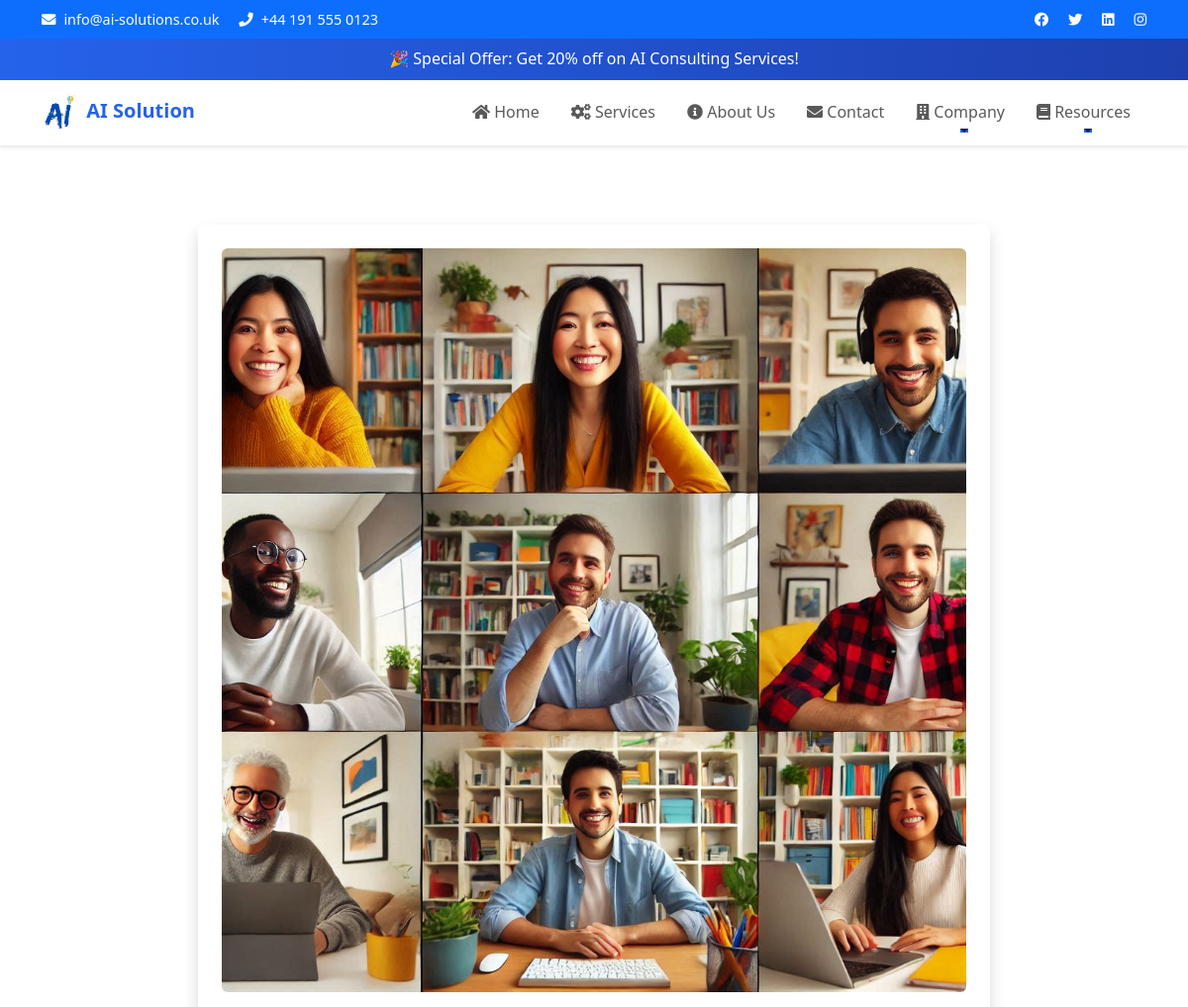
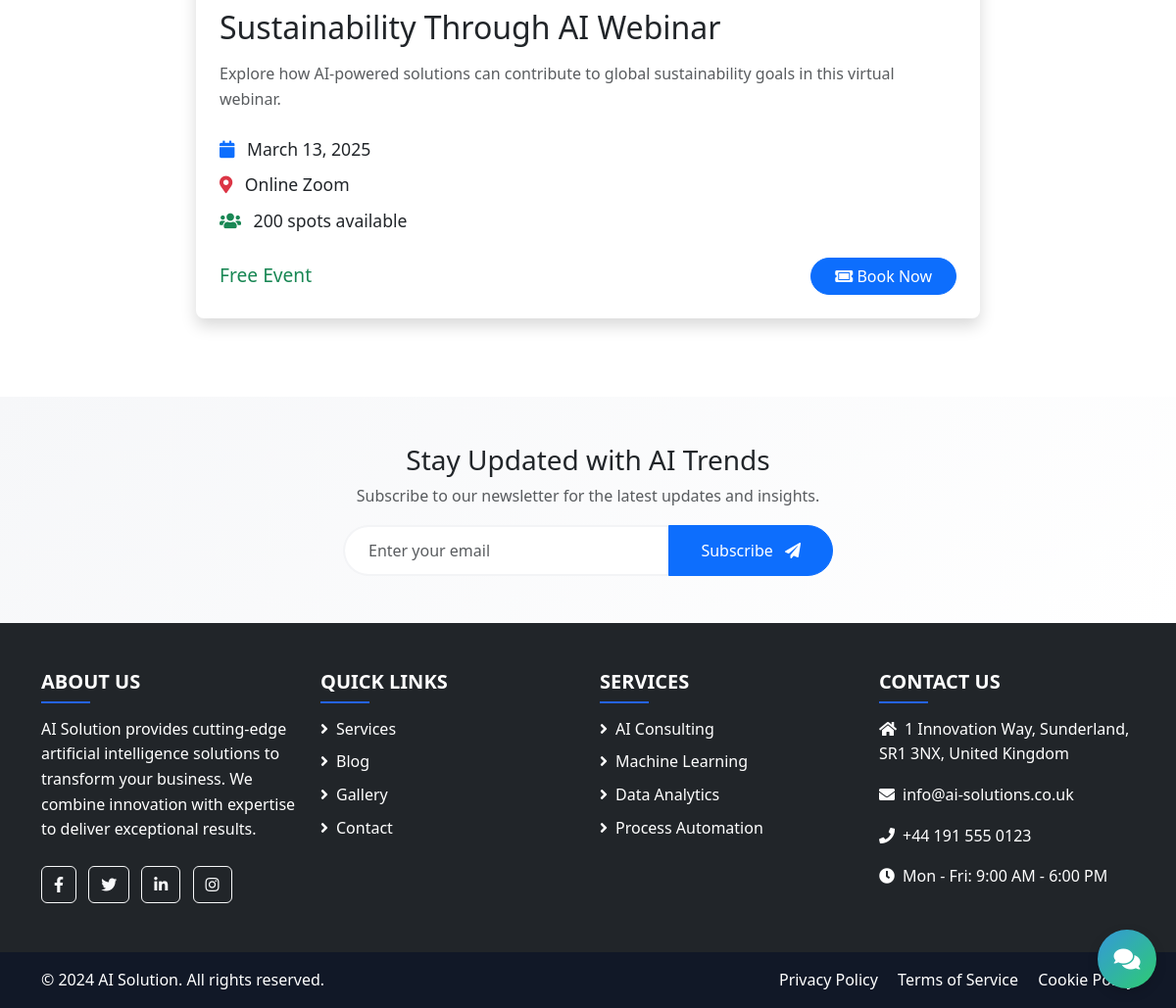
The page /events/5/ on the database its author committed (2 pictures, top to bottom).
### main/models.py (models this page shows, shortened)
class Event(models.Model):
    EVENT_TYPES = [
        ('all', 'All Events'),
        ('workshop', 'Workshop'),
        ('conference', 'Conference'),
        ('webinar', 'Webinar'),
    ]
    title = models.CharField(max_length=200)
    description = models.TextField()
    date = models.DateTimeField()
    location = models.CharField(max_length=200)
    featured_image = models.ImageField(upload_to='events/', null=True, blank=True)
    is_upcoming = models.BooleanField(default=True)
    end_date = models.DateTimeField(null=True, blank=True)
    registration_url = models.URLField(blank=True)
    max_participants = models.PositiveIntegerField(null=True, blank=True)
    event_type = models.CharField(max_length=20, choices=EVENT_TYPES, default='all')

### main/views.py (the view)
# urls.py: path('events/<int:pk>/', views.EventDetailView.as_view(), name='event_detail'),
class EventDetailView(DetailView):
    model = Event
    template_name = 'main/event_detail.html'
    context_object_name = 'event'
    def get_context_data(self, **kwargs):
        context = super().get_context_data(**kwargs)
        event = self.get_object()
        context['form'] = EventRegistrationForm()
        context['related_events'] = Event.objects.filter(
            event_type=event.event_type
        ).exclude(
            id=event.id
        ).order_by('-date')[:3]
        return context

### main/forms.py
class EventRegistrationForm(forms.ModelForm):
    class Meta:
        model = EventRegistration
        fields = ['name', 'email', 'phone']
        widgets = {
            'name': forms.TextInput(attrs={'class': 'form-control', 'placeholder': 'Your Full Name'}),
            'email': forms.EmailInput(attrs={'class': 'form-control', 'placeholder': 'Your Email'}),
            'phone': forms.TextInput(attrs={'class': 'form-control', 'placeholder': 'Your Phone Number'}),
        }

### main/templates/main/event_detail.html (shortened to what this page needs)
{% extends 'main/base.html' %}
{% load static %}
{% block content %}
<div class="container my-5">
    <div class="event-card p-4 bg-white rounded-3 shadow">
        {% if event.featured_image %}
        <div class="event-image mb-4">
            <img src="{{ event.featured_image.url }}" class="img-fluid rounded" alt="{{ event.title }}">
        </div>
        {% endif %}
        <h1 class="h2 mb-3">{{ event.title }}</h1>
        <p class="text-muted mb-4">{{ event.description }}</p>
        <div class="event-details mb-4">
            <div class="d-flex flex-column gap-2">
                <div class="detail-item">
                    <i class="fas fa-calendar text-primary me-2"></i>
                    {{ event.date|date:"F d, Y" }}
                </div>
                <div class="detail-item">
                    <i class="fas fa-map-marker-alt text-danger me-2"></i>
                    {{ event.location }}
                </div>
                <div class="detail-item">
                    <i class="fas fa-users text-success me-2"></i>
                    {{ event.max_participants }} spots available
                </div>
            </div>
        </div>
        <div class="d-flex justify-content-between align-items-center">
            <div class="event-price">
                {% if event.price %}
                <span class="text-primary fw-bold">${{ event.price }}</span>
                {% else %}
                <span class="text-success">Free Event</span>
                {% endif %}
            </div>
            <button class="btn btn-primary px-4" data-bs-toggle="modal" data-bs-target="#registrationModal">
                <i class="fas fa-ticket-alt"></i> Book Now
            </button>
        </div>
    </div>
</div>
{% endblock content %}

### main/static/css/style.css (style rules this page uses)
:root { --primary-color: #2563eb; --secondary-color: #1e40af; --dark-color: #1f2937; --darker-color: #111827; --light-color: #f3f4f6; }
body { font-family: 'Segoe UI', Tahoma, Geneva, Verdana, sans-serif; line-height: 1.6; }
.btn { transition: all 0.3s; }

### main/templates/main/event_detail.html (style rules this page uses)
.event-card { max-width: 800px; margin: 0 auto; }
.detail-item { font-size: 1.1rem; }
.event-price { font-size: 1.2rem; }
.btn-primary { border-radius: 20px; }

### rows shown on the page
Event: featured_image (picture), title "Sustainability Through AI Webinar", description "Explore how AI-powered solutions can contribute to global sustainability goals in this virtual webinar.", date "March 13, 2025", location "Online Zoom", max_participants "200"
